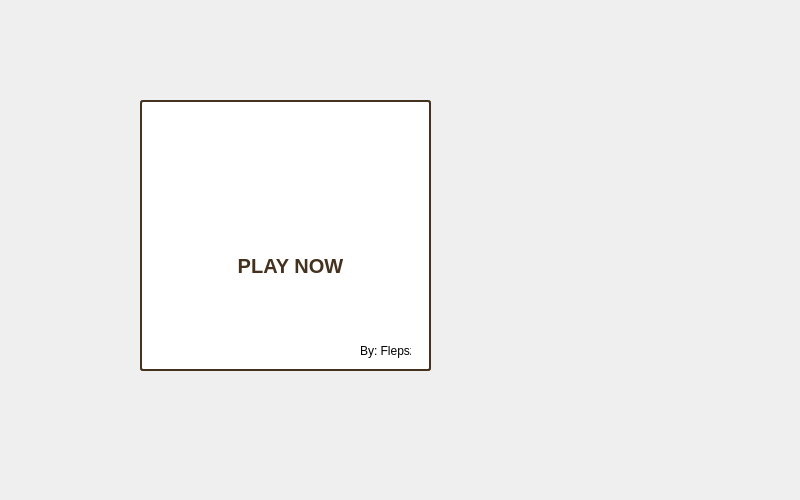
<?xml version="1.0" encoding="UTF-8"?>
<ui version="4.0">
 <class>MainWindow</class>
 <widget class="QMainWindow" name="MainWindow">
  <property name="geometry">
   <rect>
    <x>0</x>
    <y>0</y>
    <width>800</width>
    <height>500</height>
   </rect>
  </property>
  <property name="minimumSize">
   <size>
    <width>0</width>
    <height>0</height>
   </size>
  </property>
  <property name="maximumSize">
   <size>
    <width>800</width>
    <height>500</height>
   </size>
  </property>
  <property name="windowTitle">
   <string>Akinator</string>
  </property>
  <widget class="QWidget" name="centralwidget">
   <widget class="QLabel" name="lbRoom">
    <property name="geometry">
     <rect>
      <x>-100</x>
      <y>0</y>
      <width>1121</width>
      <height>571</height>
     </rect>
    </property>
    <property name="styleSheet">
     <string notr="true"/>
    </property>
    <property name="text">
     <string/>
    </property>
    <property name="pixmap">
     <pixmap>room_akinator.jpg</pixmap>
    </property>
    <property name="scaledContents">
     <bool>true</bool>
    </property>
   </widget>
   <widget class="QLabel" name="label_3">
    <property name="geometry">
     <rect>
      <x>450</x>
      <y>70</y>
      <width>201</width>
      <height>311</height>
     </rect>
    </property>
    <property name="text">
     <string/>
    </property>
    <property name="pixmap">
     <pixmap>akinatorimg/aki02.png</pixmap>
    </property>
    <property name="scaledContents">
     <bool>true</bool>
    </property>
   </widget>
   <widget class="QFrame" name="frame">
    <property name="geometry">
     <rect>
      <x>140</x>
      <y>100</y>
      <width>291</width>
      <height>271</height>
     </rect>
    </property>
    <property name="styleSheet">
     <string notr="true">QFrame {
	background-color: rgb(255, 255, 255);
	border: 2px solid #44321e;
	border-radius: 3px;
}</string>
    </property>
    <property name="frameShape">
     <enum>QFrame::StyledPanel</enum>
    </property>
    <property name="frameShadow">
     <enum>QFrame::Raised</enum>
    </property>
    <widget class="QLabel" name="label">
     <property name="geometry">
      <rect>
       <x>30</x>
       <y>30</y>
       <width>241</width>
       <height>61</height>
      </rect>
     </property>
     <property name="font">
      <font>
       <family>Minangkabau</family>
       <pointsize>60</pointsize>
      </font>
     </property>
     <property name="styleSheet">
      <string notr="true">border:none;
color: #000;
text-shadow: -1px 0 black, 0 1px black, 1px 0 black, 0 -1px black;</string>
     </property>
     <property name="text">
      <string/>
     </property>
     <property name="pixmap">
      <pixmap>akiLogo.png</pixmap>
     </property>
     <property name="scaledContents">
      <bool>true</bool>
     </property>
    </widget>
    <widget class="QPushButton" name="btnPlay">
     <property name="geometry">
      <rect>
       <x>50</x>
       <y>140</y>
       <width>201</width>
       <height>51</height>
      </rect>
     </property>
     <property name="cursor">
      <cursorShape>PointingHandCursor</cursorShape>
     </property>
     <property name="styleSheet">
      <string notr="true">QPushButton {
  	background: qlineargradient(x1: 0, y1: 1, x2: 0, y2: 0,
    stop: 0 rgba(169, 139, 93, 1),
    stop: 0.30 rgba(223, 193, 132, 1),
    stop: 1 rgba(237, 212, 162, 1));
	border-left: 4px solid #44321e;
	border-right: 4px solid #44321e;
	border-radius:1px;
 	color: #44321e;
	font-family: 'Arial', sans-serif;
	font-weight: 800;
	font-size: 20px;
}

QPushButton:hover {
	background: qlineargradient(x1: 0, y1: 0, x2: 0, y2: 1,
    stop: 0.13 rgba(139, 114, 76, 1),
    stop: 0.51 rgba(169, 139, 93, 1));
}</string>
     </property>
     <property name="text">
      <string>PLAY NOW</string>
     </property>
    </widget>
    <widget class="QLabel" name="label_2">
     <property name="geometry">
      <rect>
       <x>220</x>
       <y>240</y>
       <width>51</width>
       <height>21</height>
      </rect>
     </property>
     <property name="font">
      <font>
       <family>Arial</family>
      </font>
     </property>
     <property name="styleSheet">
      <string notr="true">border: none;
</string>
     </property>
     <property name="text">
      <string>By: Flepsz</string>
     </property>
    </widget>
    <widget class="QLabel" name="label_4">
     <property name="geometry">
      <rect>
       <x>36</x>
       <y>140</y>
       <width>21</width>
       <height>51</height>
      </rect>
     </property>
     <property name="styleSheet">
      <string notr="true">border: none;</string>
     </property>
     <property name="text">
      <string/>
     </property>
     <property name="pixmap">
      <pixmap>akinatorimg/left.png</pixmap>
     </property>
     <property name="scaledContents">
      <bool>true</bool>
     </property>
    </widget>
    <widget class="QLabel" name="label_5">
     <property name="geometry">
      <rect>
       <x>240</x>
       <y>140</y>
       <width>21</width>
       <height>51</height>
      </rect>
     </property>
     <property name="styleSheet">
      <string notr="true">border: none;</string>
     </property>
     <property name="text">
      <string/>
     </property>
     <property name="pixmap">
      <pixmap>akinatorimg/right.png</pixmap>
     </property>
     <property name="scaledContents">
      <bool>true</bool>
     </property>
    </widget>
   </widget>
  </widget>
 </widget>
 <resources>
  <include location="akinatorimg/imgs.qrc"/>
 </resources>
 <connections/>
</ui>
